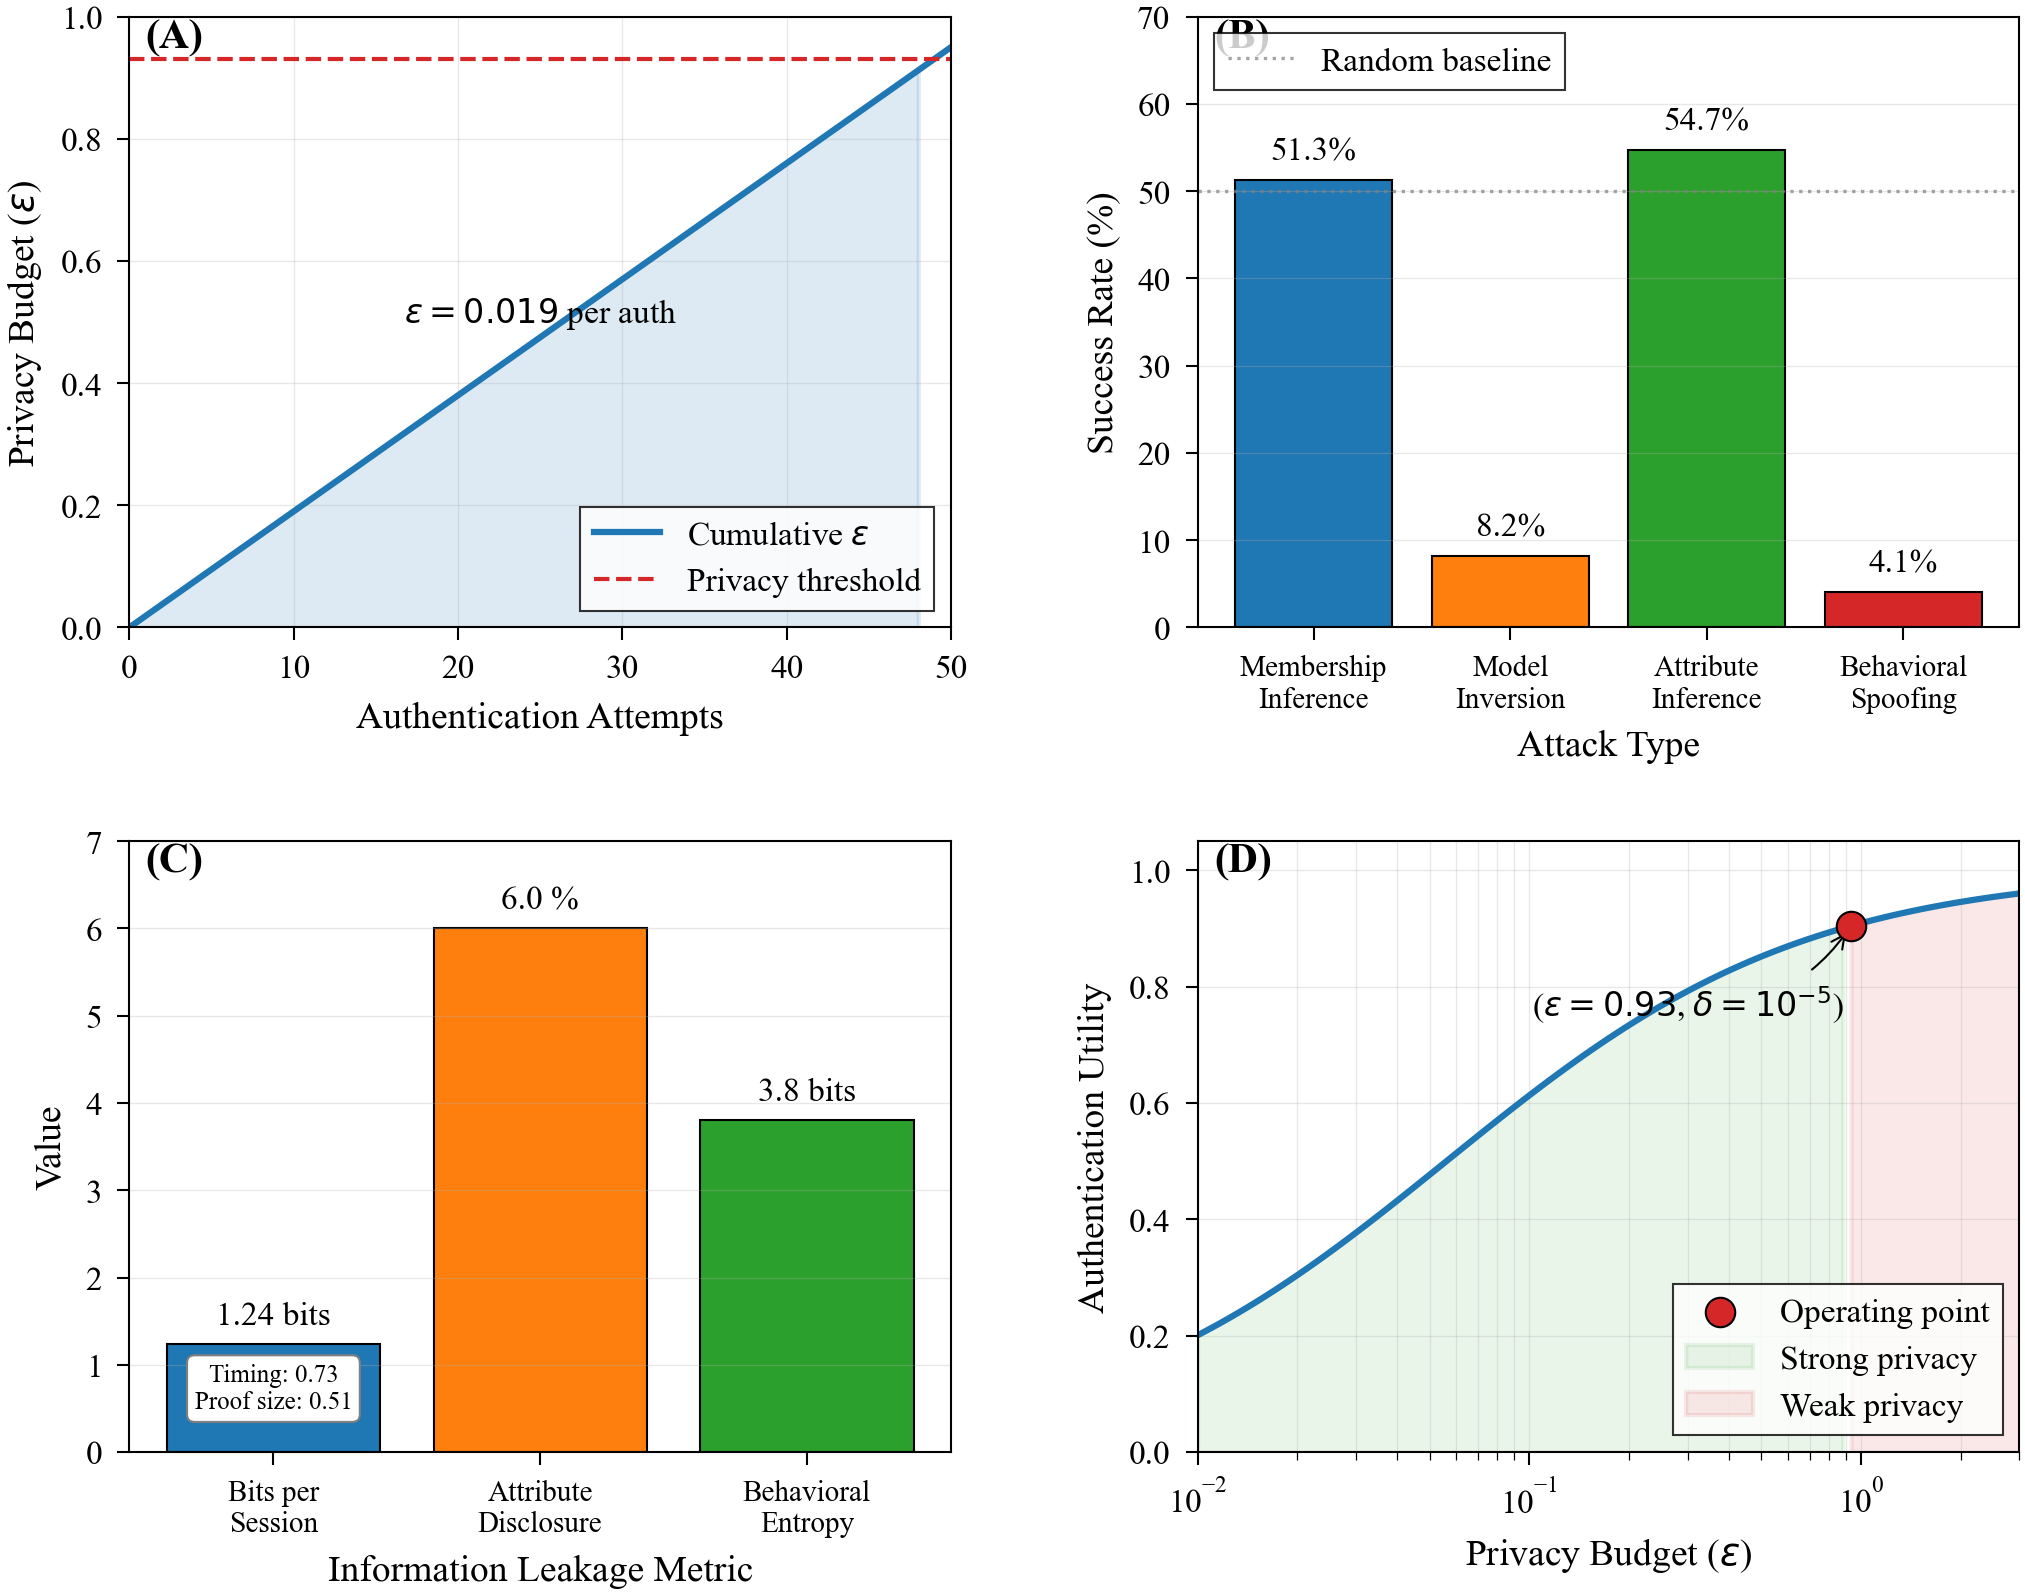

Recreate this plot in Python.
import matplotlib.pyplot as plt
import numpy as np
from matplotlib import rcParams
import matplotlib.patches as mpatches
from matplotlib.ticker import MultipleLocator, FormatStrFormatter

# Configure matplotlib for IEEE Transactions style
rcParams['font.family'] = 'serif'
rcParams['font.serif'] = ['Computer Modern Roman', 'Times New Roman']
rcParams['font.size'] = 9
rcParams['axes.labelsize'] = 9
rcParams['axes.titlesize'] = 9
rcParams['xtick.labelsize'] = 8
rcParams['ytick.labelsize'] = 8
rcParams['legend.fontsize'] = 8
rcParams['figure.dpi'] = 300
rcParams['savefig.dpi'] = 300
rcParams['text.usetex'] = False  # Set to True if LaTeX is installed
rcParams['axes.linewidth'] = 0.5
rcParams['grid.linewidth'] = 0.3
rcParams['lines.linewidth'] = 1.0

# Create figure with 2x2 subplots
fig, axes = plt.subplots(2, 2, figsize=(7, 5.5))
fig.subplots_adjust(hspace=0.35, wspace=0.30, left=0.08, right=0.98, top=0.95, bottom=0.08)

# Color scheme for professional appearance
color_primary = '#1f77b4'
color_secondary = '#ff7f0e'
color_tertiary = '#2ca02c'
color_quaternary = '#d62728'
color_grid = '#e0e0e0'
color_text = '#333333'

# Panel A: Privacy Budget Evolution
ax_a = axes[0, 0]
auth_attempts = np.arange(0, 51)
epsilon_per_auth = 0.019
epsilon_cumulative = auth_attempts * epsilon_per_auth
epsilon_threshold = 0.93

ax_a.plot(auth_attempts, epsilon_cumulative, color=color_primary, linewidth=1.5, label='Cumulative $\\epsilon$')
ax_a.axhline(y=epsilon_threshold, color=color_quaternary, linestyle='--', linewidth=1.0, label='Privacy threshold')
ax_a.fill_between(auth_attempts, 0, epsilon_cumulative, where=(epsilon_cumulative <= epsilon_threshold),
                   color=color_primary, alpha=0.15)

ax_a.set_xlabel('Authentication Attempts', fontsize=9)
ax_a.set_ylabel('Privacy Budget ($\\epsilon$)', fontsize=9)
ax_a.set_xlim(0, 50)
ax_a.set_ylim(0, 1.0)
ax_a.grid(True, alpha=0.3, linewidth=0.3)

# Fixed legend handling for compatibility
legend_a = ax_a.legend(loc='lower right', frameon=True, fancybox=False, edgecolor='black')
legend_a.get_frame().set_linewidth(0.5)

ax_a.text(0.02, 0.95, '(A)', transform=ax_a.transAxes, fontsize=10, fontweight='bold')
ax_a.text(25, 0.5, f'$\\epsilon = {epsilon_per_auth}$ per auth', fontsize=8, ha='center')

# Panel B: Attack Success Rates
ax_b = axes[0, 1]
attacks = ['Membership\nInference', 'Model\nInversion', 'Attribute\nInference', 'Behavioral\nSpoofing']
success_rates = [51.3, 8.2, 54.7, 4.1]
colors_bars = [color_primary, color_secondary, color_tertiary, color_quaternary]

bars = ax_b.bar(range(len(attacks)), success_rates, color=colors_bars, edgecolor='black', linewidth=0.5)
ax_b.axhline(y=50, color='gray', linestyle=':', linewidth=0.8, alpha=0.7, label='Random baseline')

for i, (bar, rate) in enumerate(zip(bars, success_rates)):
    ax_b.text(bar.get_x() + bar.get_width()/2, bar.get_height() + 1.5,
              f'{rate}%', ha='center', va='bottom', fontsize=8)

ax_b.set_xlabel('Attack Type', fontsize=9)
ax_b.set_ylabel('Success Rate (%)', fontsize=9)
ax_b.set_ylim(0, 70)
ax_b.set_xticks(range(len(attacks)))
ax_b.set_xticklabels(attacks, fontsize=7)
ax_b.grid(True, axis='y', alpha=0.3, linewidth=0.3)

# Fixed legend handling
legend_b = ax_b.legend(loc='upper left', frameon=True, fancybox=False, edgecolor='black')
legend_b.get_frame().set_linewidth(0.5)

ax_b.text(0.02, 0.95, '(B)', transform=ax_b.transAxes, fontsize=10, fontweight='bold')

# Panel C: Information Leakage
ax_c = axes[1, 0]
metrics = ['Bits per\nSession', 'Attribute\nDisclosure', 'Behavioral\nEntropy']
values = [1.24, 6.0, 3.8]
units = ['bits', '%', 'bits']
colors_metrics = [color_primary, color_secondary, color_tertiary]

x_pos = np.arange(len(metrics))
bars_c = ax_c.bar(x_pos, values, color=colors_metrics, edgecolor='black', linewidth=0.5)

for i, (bar, value, unit) in enumerate(zip(bars_c, values, units)):
    ax_c.text(bar.get_x() + bar.get_width()/2, bar.get_height() + 0.15,
              f'{value} {unit}', ha='center', va='bottom', fontsize=8)

ax_c.set_xlabel('Information Leakage Metric', fontsize=9)
ax_c.set_ylabel('Value', fontsize=9)
ax_c.set_ylim(0, 7)
ax_c.set_xticks(x_pos)
ax_c.set_xticklabels(metrics, fontsize=7)
ax_c.grid(True, axis='y', alpha=0.3, linewidth=0.3)
ax_c.text(0.02, 0.95, '(C)', transform=ax_c.transAxes, fontsize=10, fontweight='bold')

# Add breakdown for bits per session
ax_c.text(0, 0.5, 'Timing: 0.73\nProof size: 0.51', fontsize=6, ha='center', 
          bbox=dict(boxstyle='round,pad=0.3', facecolor='white', edgecolor='gray', linewidth=0.5))

# Panel D: Privacy-Utility Tradeoff Curve
ax_d = axes[1, 1]
epsilon_range = np.logspace(-2, 0.5, 100)
delta = 1e-5

# Utility function (sigmoid-like curve)
def utility_function(eps):
    return 1 - 1 / (1 + 10 * eps**0.8)

utility = utility_function(epsilon_range)

ax_d.semilogx(epsilon_range, utility, color=color_primary, linewidth=1.5)
ax_d.scatter([0.93], [utility_function(0.93)], color=color_quaternary, s=50, zorder=5,
             edgecolor='black', linewidth=0.5, label='Operating point')

# Add shaded regions
ax_d.fill_between(epsilon_range[epsilon_range < 0.93], 0, utility[epsilon_range < 0.93],
                  color=color_tertiary, alpha=0.1, label='Strong privacy')
ax_d.fill_between(epsilon_range[epsilon_range >= 0.93], 0, utility[epsilon_range >= 0.93],
                  color=color_quaternary, alpha=0.1, label='Weak privacy')

# Add annotation for operating point
ax_d.annotate(f'($\\epsilon = 0.93$, $\\delta = 10^{{-5}}$)',
              xy=(0.93, utility_function(0.93)), xytext=(0.3, 0.75),
              arrowprops=dict(arrowstyle='->', connectionstyle='arc3,rad=0.3',
                            linewidth=0.5, color='black'),
              fontsize=8, ha='center')

ax_d.set_xlabel('Privacy Budget ($\\epsilon$)', fontsize=9)
ax_d.set_ylabel('Authentication Utility', fontsize=9)
ax_d.set_xlim(0.01, 3)
ax_d.set_ylim(0, 1.05)
ax_d.grid(True, alpha=0.3, linewidth=0.3, which='both')

# Fixed legend handling
legend_d = ax_d.legend(loc='lower right', frameon=True, fancybox=False, edgecolor='black')
legend_d.get_frame().set_linewidth(0.5)

ax_d.text(0.02, 0.95, '(D)', transform=ax_d.transAxes, fontsize=10, fontweight='bold')

# Set minor ticks for better granularity
for ax in [ax_a, ax_b, ax_c, ax_d]:
    ax.tick_params(axis='both', which='major', length=3, width=0.5)
    ax.tick_params(axis='both', which='minor', length=2, width=0.3)
    
# Add subtle box around each subplot
for ax in axes.flat:
    for spine in ax.spines.values():
        spine.set_edgecolor('black')
        spine.set_linewidth(0.5)

# Save figure
plt.savefig('privacy_analysis.pdf', format='pdf', bbox_inches='tight', pad_inches=0.02)
plt.savefig('privacy_analysis.png', format='png', dpi=300, bbox_inches='tight', pad_inches=0.02)
plt.show()

print("Figure generated successfully as 'privacy_analysis.pdf' and 'privacy_analysis.png'")